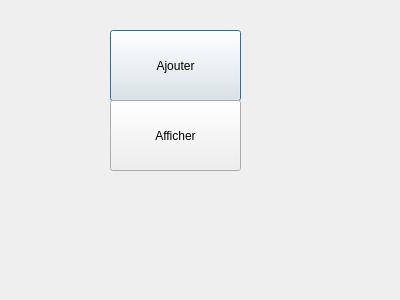
<?xml version="1.0" encoding="UTF-8"?>
<ui version="4.0">
 <class>perso</class>
 <widget class="QDialog" name="perso">
  <property name="geometry">
   <rect>
    <x>0</x>
    <y>0</y>
    <width>400</width>
    <height>300</height>
   </rect>
  </property>
  <property name="windowTitle">
   <string>Dialog</string>
  </property>
  <widget class="QPushButton" name="pushButton">
   <property name="geometry">
    <rect>
     <x>110</x>
     <y>30</y>
     <width>131</width>
     <height>71</height>
    </rect>
   </property>
   <property name="text">
    <string>Ajouter</string>
   </property>
  </widget>
  <widget class="QPushButton" name="pushButton_2">
   <property name="geometry">
    <rect>
     <x>110</x>
     <y>100</y>
     <width>131</width>
     <height>71</height>
    </rect>
   </property>
   <property name="text">
    <string>Afficher</string>
   </property>
  </widget>
 </widget>
 <resources/>
 <connections/>
</ui>
